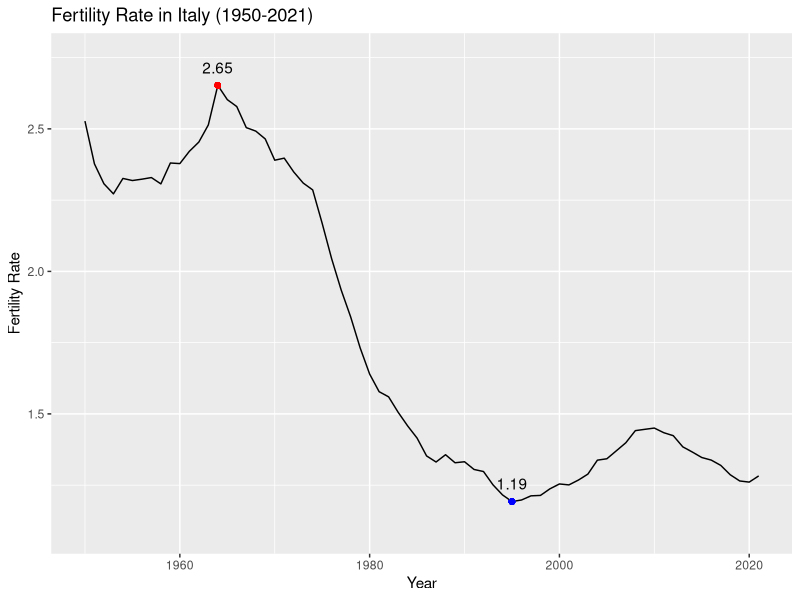
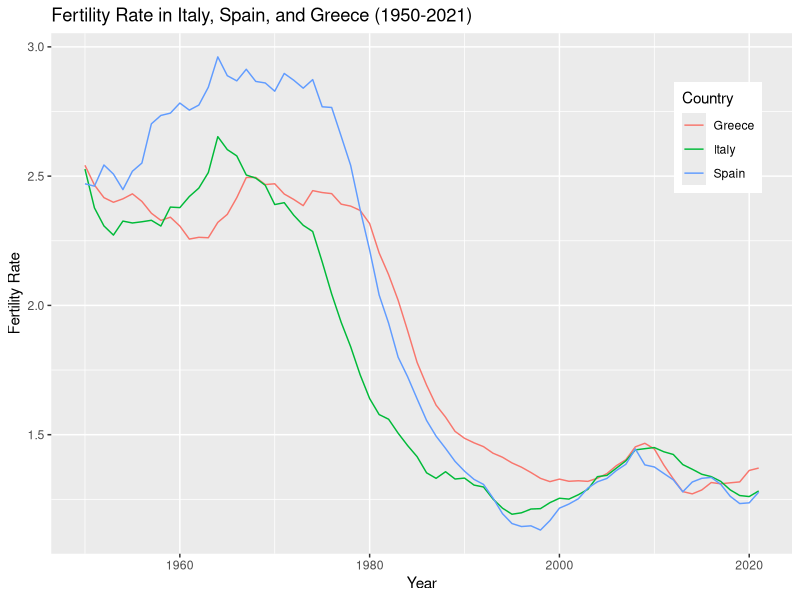
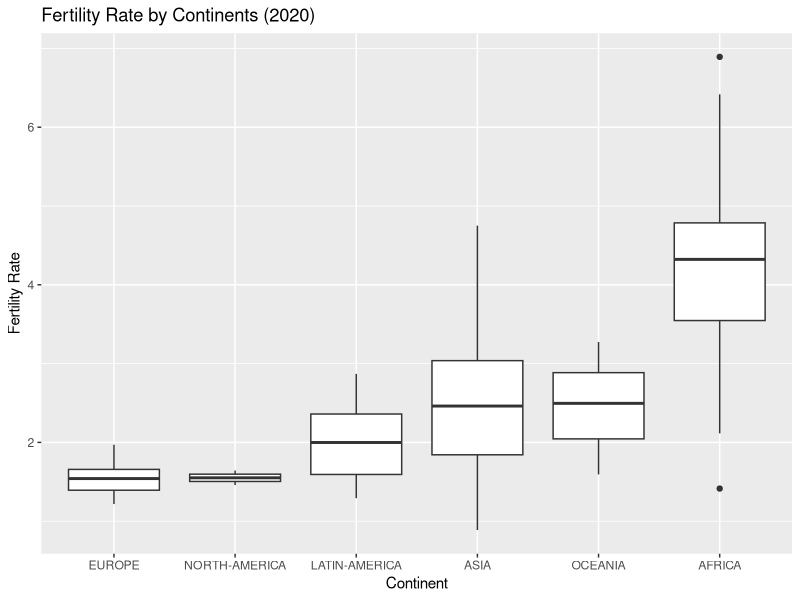
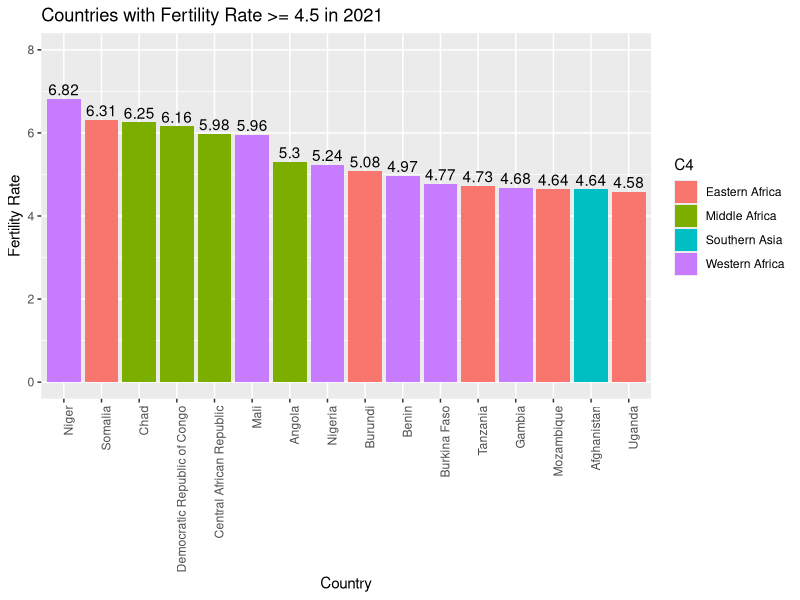
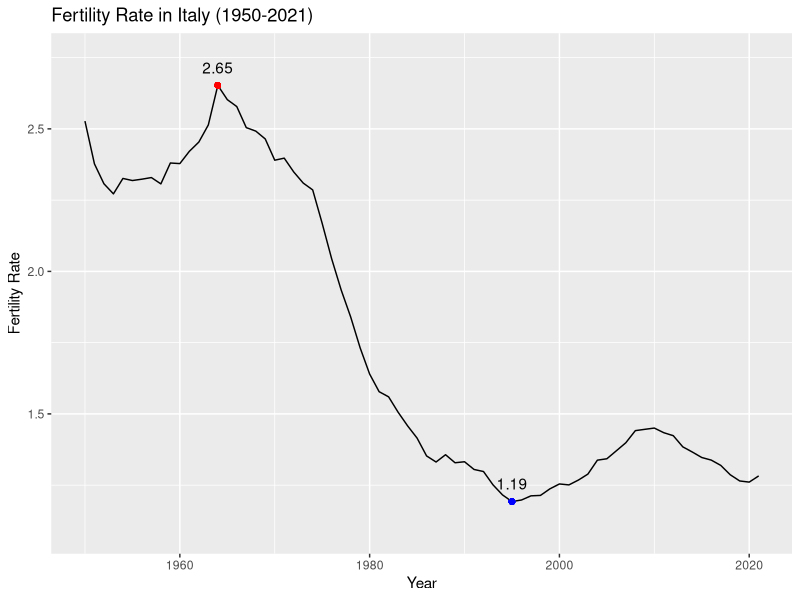
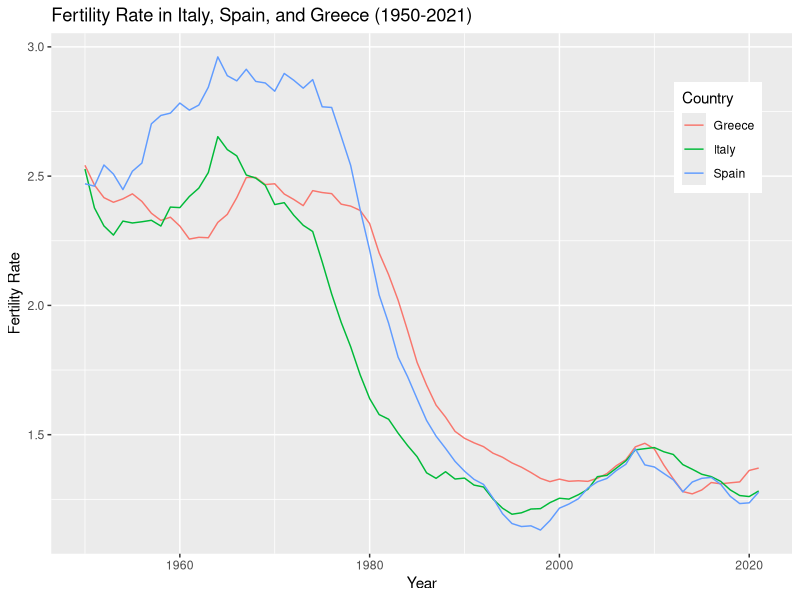
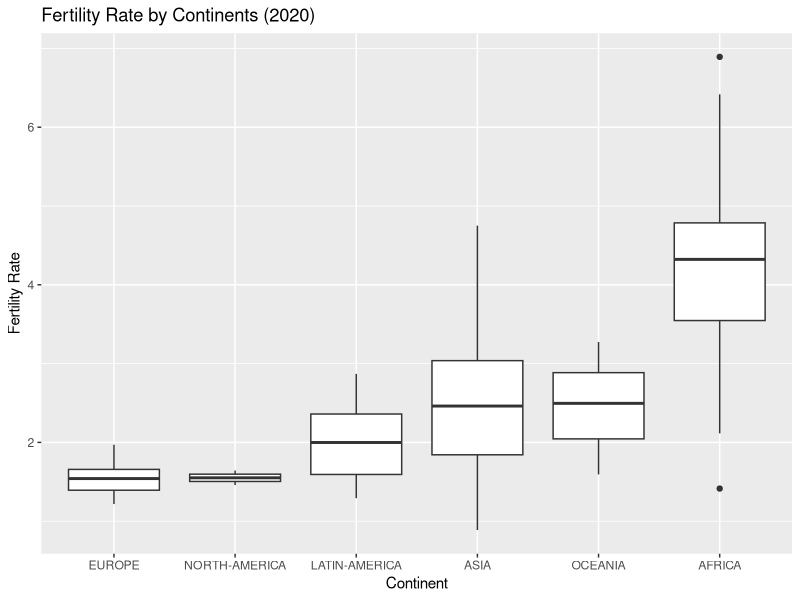
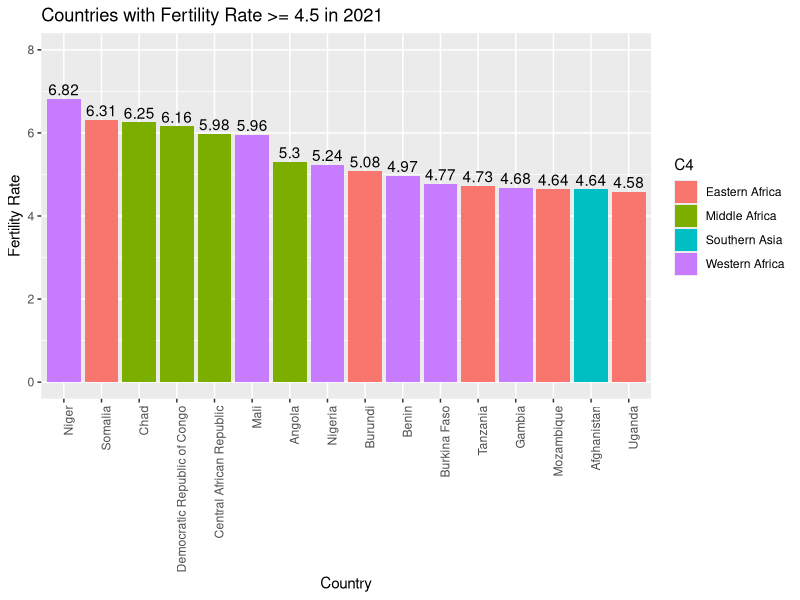

Write R code to recreate these figures, in order.
## ---- chunk 1
ass3 <- read.csv("fertility.csv")
## ---- chunk 2
library(ggplot2)

italy_data <- subset(ass3, Entity == "Italy" & Year >= 1950 & Year <= 2021)

max_fr <- max(italy_data$FR)
min_fr <- min(italy_data$FR)
max_year <- italy_data$Year[which.max(italy_data$FR)]
min_year <- italy_data$Year[which.min(italy_data$FR)]

p1 <- ggplot(italy_data, aes(x = Year, y = FR)) +
  geom_line() +
  geom_point(aes(x = max_year, y = max_fr), color = "red") +
  geom_point(aes(x = min_year, y = min_fr), color = "blue") +
  annotate("text", x = max_year, y = max_fr, label = round(max_fr, 2), vjust = -1) +
  annotate("text", x = min_year, y = min_fr, label = round(min_fr, 2), vjust = -1) +
  ylim(min_fr - 0.1, max_fr + 0.1) +
  ggtitle("Fertility Rate in Italy (1950-2021)") +
  xlab("Year") +
  ylab("Fertility Rate")

ggsave("plot1.png", plot = p1)

print(p1)
## ---- chunk 3
countries_data <- subset(ass3, Entity %in% c("Italy", "Spain", "Greece") & Year >= 1950 & Year <= 2021)

p2 <- ggplot(countries_data, aes(x = Year, y = FR, color = Entity)) +
  geom_line() +
  theme(legend.position = c(0.9, 0.8)) +
  labs(color = "Country") +
  ggtitle("Fertility Rate in Italy, Spain, and Greece (1950-2021)") +
  xlab("Year") +
  ylab("Fertility Rate")

ggsave("plot2.png", plot = p2)

print(p2)
## ---- chunk 4
library(dplyr)
library(forcats)

data_2020 <- subset(ass3, Year == 2020)

p3 <- ggplot(data_2020, aes(x = fct_reorder(C3, FR, .fun = median), y = FR)) +
  geom_boxplot() +
  ggtitle("Fertility Rate by Continents (2020)") +
  xlab("Continent") +
  ylab("Fertility Rate")

ggsave("plot3.png", plot = p3)

print(p3)
## ---- chunk 5
data_2021_high_fr <- subset(ass3, Year == 2021 & FR >= 4.5)

p4 <- ggplot(data_2021_high_fr, aes(x = reorder(Entity, -FR), y = FR, fill = C4)) +
  geom_bar(stat = "identity") +
  geom_text(aes(label = round(FR, 2)), vjust = -0.3) +
  ggtitle("Countries with Fertility Rate >= 4.5 in 2021") +
  xlab("Country") +
  ylab("Fertility Rate") +
  ylim(0, 8) +
  theme(axis.text.x = element_text(angle = 90, hjust = 1))

ggsave("plot4.png", plot = p4)

print(p4)
## ---- chunk 6

## ---- chunk 7

## ---- chunk 8

